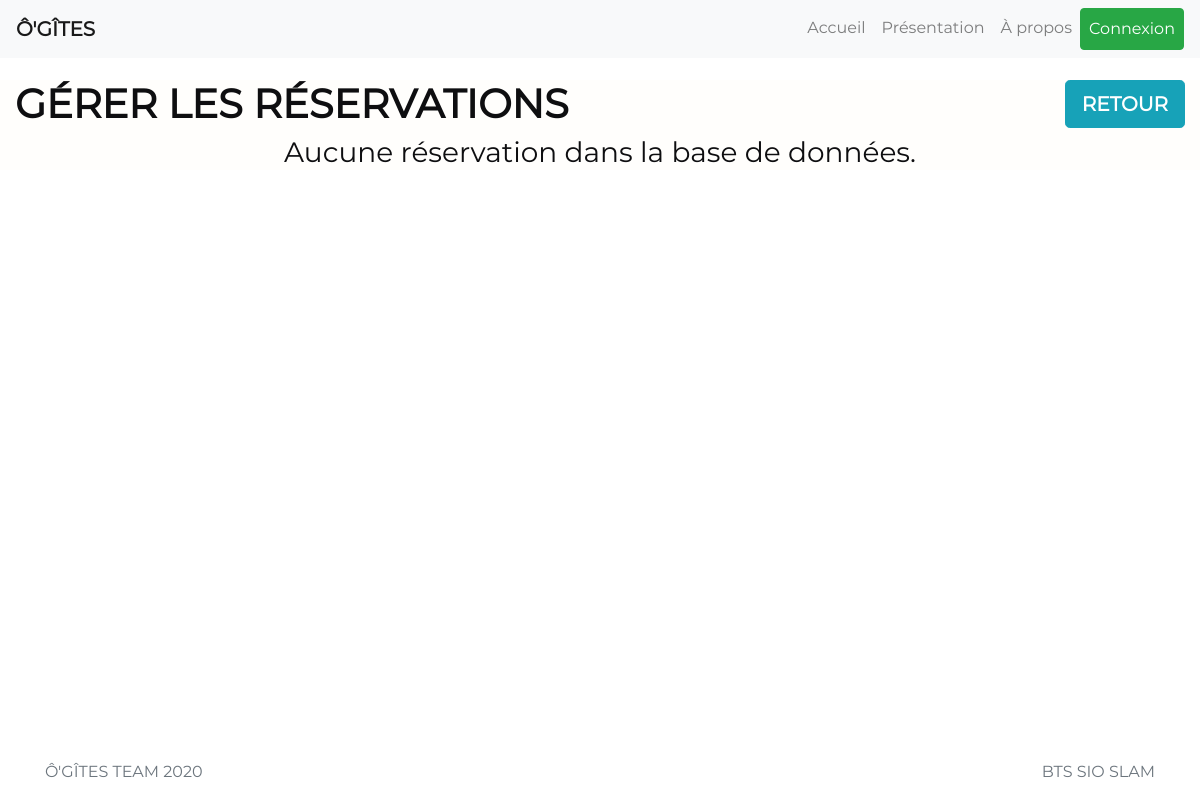
Before: /admin/gerer_reserv.php with the older database file.
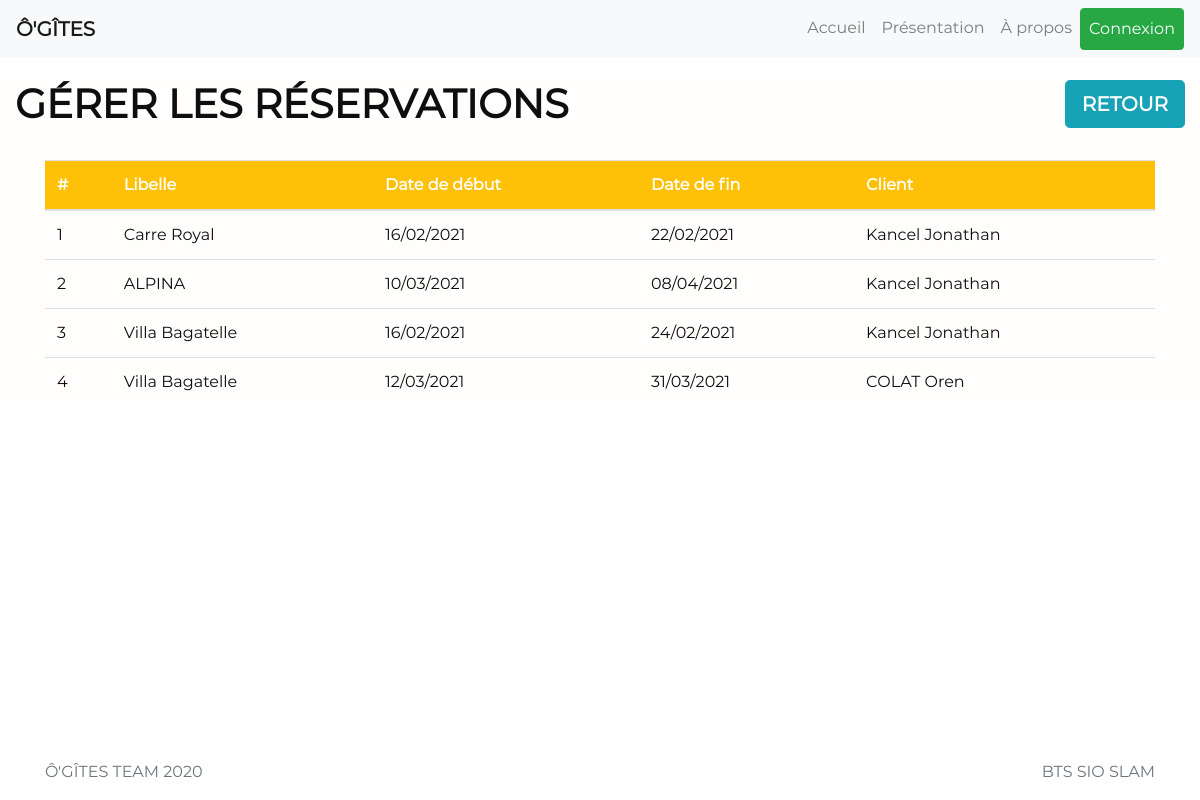
After: the same page with the newer database file.
### tables this page shows
CREATE TABLE `reservation` (
  `id_reservation` int(11) NOT NULL,
  `libelle` text NOT NULL,
  `date_debut` date NOT NULL,
  `date_fin` date NOT NULL,
  `nb_personnes` int(11) NOT NULL,
  `date_reserv` date DEFAULT NULL,
  `id_gites` int(11) NOT NULL,
  `id_users` int(11) NOT NULL,
  `etat_reservation` int(11) NOT NULL
);

CREATE TABLE `gites` (
  `id_gites` int(11) NOT NULL,
  `libelle` text NOT NULL,
  `description` text NOT NULL,
  `localisation` text NOT NULL,
  `link_url` text NOT NULL,
  `nb_personnes_max` int(11) NOT NULL,
  `prix_nuit` int(11) NOT NULL
);

CREATE TABLE `users` (
  `id_users` int(11) NOT NULL,
  `pseudo` text NOT NULL,
  `nom` text NOT NULL,
  `prenom` text NOT NULL,
  `email` text NOT NULL,
  `tel` int(11) NOT NULL,
  `mdp` text NOT NULL,
  `date_inscription` date NOT NULL,
  `id_categorie` int(11) NOT NULL
);

### login-system/config.php (called while the page is built, shortened)
    <?php
    function dateFR($date)
    {
      $date = explode('-', $date);
      $date = array_reverse($date);
      $date = implode('/', $date);
      return $date;
    }
?>

### admin/gerer_reserv.php (the view, shortened to what this page needs)
<?php
    require_once 'head.php';
    require_once 'config_admin.php';
?>
<main role="main" class="flex-shrink-0">
    <div class="container-fluid" id="index">
        <h1 style="float: left;"><strong>GÉRER LES RÉSERVATIONS</strong></h1>
        <a href="index.php" class="btn btn-info btn-lg" style="float: right;"><strong class="white">RETOUR</strong></a>
        <div class="container">
            <?php
            $SQLParam = "SELECT * FROM reservation";
            $Myresult = $pdo->query($SQLParam);
            $Myresult->setFetchMode(PDO::FETCH_ASSOC);
            $nb_reserv = $Myresult->rowCount();
            if ($nb_reserv > 0)
            {
            ?>
            <br>
            <table class="table table-hover" style="width: 100%;">
                <thead>
                    <tr class="bg-warning">
                        <th class="white">#</th>
                        <th class="white">Libelle</th>
                        <th class="white">Date de début</th>
                        <th class="white">Date de fin</th>
                        <th class="white">Client</th>
                    </tr>
                </thead>
                <tbody>
                    <?php
                    $xc = 1;
                    while ($info_reserv = $Myresult->fetch())
                    {
                    ?>
                    <tr>
                        <td><?php echo $xc; ?></td>
                        <?php
                        $id_gites = $info_reserv["id_gites"];
                        $SQLParam2 = "SELECT * FROM gites WHERE id_gites = $id_gites";
                        $Myresult2 = $pdo->query($SQLParam2);
                        $Myresult2->setFetchMode(PDO::FETCH_ASSOC);
                        $info_gites = $Myresult2->fetch();
                        $libelle_gite = $info_gites["libelle"];
                        ?>
                        <td><?php echo $libelle_gite ?></td>
                        <td><?php echo datefr($info_reserv["date_debut"]) ?></td>
                        <td><?php echo datefr($info_reserv["date_fin"]) ?></td>
                        <?php
                        $id_users = $info_reserv["id_users"];
                        $SQLParam3 = "SELECT * FROM users WHERE id_users = $id_users";
                        $Myresult3 = $pdo->query($SQLParam3);
                        $Myresult3->setFetchMode(PDO::FETCH_ASSOC);
                        $info_users = $Myresult3->fetch();
                        $nom_prenom_user = $info_users["nom"] . " " . $info_users["prenom"];
                        ?>
                        <td><?php echo $nom_prenom_user ?></td>
                    </tr>
                    <?php
                        $xc++;
                    }
                    ?>
                </tbody>
            </table>
            <?php
            }
            else
            {
            ?>
            <h3 align="center">Aucune réservation dans la base de données.</h3>
            <?php
            }
            ?>
        </div>
    </div>
</main>
<?php
	require_once '../footer.php';
?>

Changed rows visible on the page:
added reservation: id_gites.libelle "Carre Royal", date_debut "16/02/2021", date_fin "22/02/2021", id_users.prenom "Kancel Jonathan"
added reservation: id_gites.libelle "ALPINA", date_debut "10/03/2021", date_fin "08/04/2021", id_users.prenom "Kancel Jonathan"
added reservation: id_gites.libelle "Villa Bagatelle", date_debut "16/02/2021", date_fin "24/02/2021", id_users.prenom "Kancel Jonathan"
added reservation: id_gites.libelle "Villa Bagatelle", date_debut "12/03/2021", date_fin "31/03/2021", id_users.prenom "COLAT Oren"
Other visible differences:
text no longer shown: "Aucune réservation dans la base de données."
text now shown: "# Libelle Date de début Date de fin Client"
